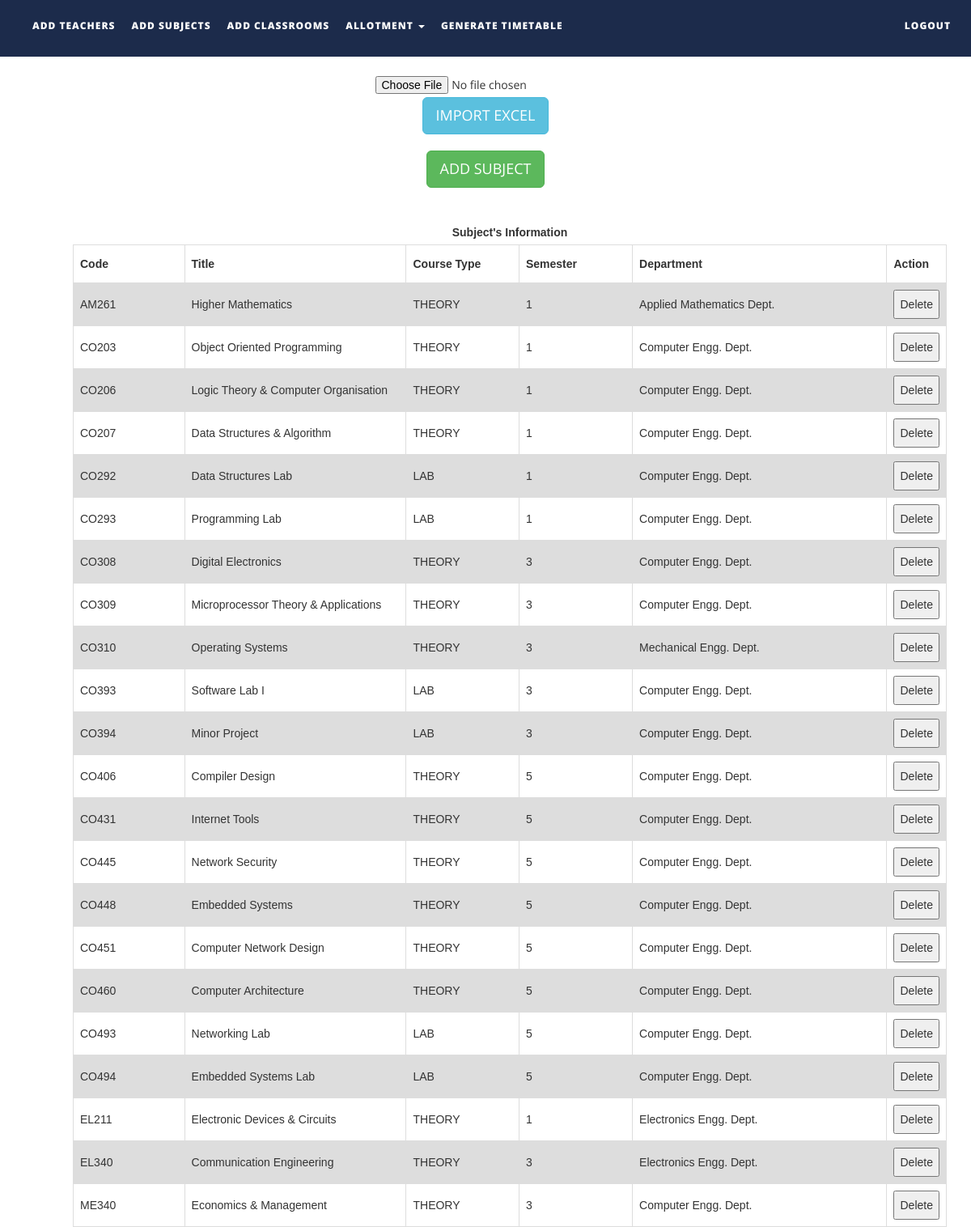
Page /files/addsubjects.php on the committed database.
### tables this page shows
CREATE TABLE `subjects` (
  `subject_code` varchar(10) NOT NULL,
  `subject_name` varchar(50) NOT NULL,
  `course_type` varchar(15) NOT NULL,
  `semester` int(1) NOT NULL,
  `department` varchar(50) NOT NULL,
  `isAlloted` int(1) NOT NULL,
  `allotedto` text NOT NULL,
  `allotedto2` text NOT NULL,
  `allotedto3` text NOT NULL
);

### files/addsubjects.php (the view, shortened to what this page needs)
<!DOCTYPE html>
<html xmlns="http://www.w3.org/1999/xhtml">
<head>
    <link href="assets/css/bootstrap.css" rel="stylesheet"/>
    <link href="assets/css/font-awesome.min.css" rel="stylesheet"/>
    <link href="assets/css/flexslider.css" rel="stylesheet"/>
    <link href="assets/css/style.css" rel="stylesheet"/>
</head>
<body>
<div class="navbar navbar-inverse navbar-fixed-top " id="menu">
    <div class="container">
        <div class="navbar-collapse collapse move-me">
            <ul class="nav navbar-nav navbar-left">
                <li><a href="addteachers.php">ADD TEACHERS</a></li>
                <li><a href="addsubjects.php">ADD SUBJECTS</a></li>
                <li><a href="addclassrooms.php">ADD CLASSROOMS</a></li>
                <li class="dropdown"><a class="dropdown-toggle" data-toggle="dropdown" aria-expanded="false">ALLOTMENT
                        <span class="caret"></span></a>
                </li>
                <li><a href="generatetimetable.php">GENERATE TIMETABLE</a></li>
            </ul>
            <ul class="nav navbar-nav navbar-right">
                <li><a href="index.php">LOGOUT</a></li>
            </ul>
        </div>
    </div>
</div>
<br>
<div align="center" style="margin-top:60px">
    <form name="import" method="post" enctype="multipart/form-data">
        <input type="file" name="file"/>
        <input type="submit" name="subjectexcel" id="subjectexcel" class="btn btn-info btn-lg" value="IMPORT EXCEL"/>
    </form>
</div>
<div align="center" style="margin-top: 20px">
    <button id="subjectmanual" class="btn btn-success btn-lg">ADD SUBJECT</button>
</div>
<div>
    <br>
    <table id=subjectstable style="margin-left: 90px">
        <caption><strong> Subject's Information</strong></caption>
        <tr>
            <th width="150">Code</th>
            <th width=300>Title</th>
            <th width=150>Course Type</th>
            <th width="150">Semester</th>
            <th width="350">Department</th>
            <th width="40">Action</th>
        </tr>
        <?php
        $q = mysqli_query(mysqli_connect("localhost", "root", "", "ttms"),
            "SELECT * FROM subjects ORDER BY subject_code ASC ");
        while ($row = mysqli_fetch_assoc($q)) {
            echo "<tr><td>{$row['subject_code']}</td>
                    <td>{$row['subject_name']}</td>
                    <td>{$row['course_type']}</td>
                    <td>{$row['semester']}</td>
                     <td>{$row['department']}</td>
                     <td><button>Delete</button></td>
                    </tr>\n";
        }
        ?>
    </table>
</div>
</body>
</html>

### files/assets/css/style.css (style rules this page uses)
#menu { background-color: rgba(28, 43, 75, 1); color: #fff; font-size: 12px; font-weight: 900; letter-spacing: 1px; min-height: 70px; }
.navbar-inverse { border-color: transparent; }
.navbar-inverse .navbar-nav > li > a, .navbar-inverse .navbar-nav > li > a:hover { color: #FFF; padding: 22px 10px; }

### files/addsubjects.php (style rules this page uses)
table { margin-top: 10px; font-family: arial, sans-serif; border-collapse: collapse; margin-left: 50px; width: 90%; }
td, th { border: 1px solid #dddddd; text-align: left; padding: 8px; }
tr:nth-child(even) { background-color: #dddddd; }

### rows in the picture
subjects: subject_code "AM261", subject_name "Higher Mathematics", course_type "THEORY", semester "1", department "Applied Mathematics Dept."
subjects: subject_code "CO203", subject_name "Object Oriented Programming", course_type "THEORY", semester "1", department "Computer Engg. Dept."
subjects: subject_code "CO206", subject_name "Logic Theory & Computer Organisation", course_type "THEORY", semester "1", department "Computer Engg. Dept."
subjects: subject_code "CO207", subject_name "Data Structures & Algorithm", course_type "THEORY", semester "1", department "Computer Engg. Dept."
subjects: subject_code "CO292", subject_name "Data Structures Lab", course_type "LAB", semester "1", department "Computer Engg. Dept."
subjects: subject_code "CO293", subject_name "Programming Lab", course_type "LAB", semester "1", department "Computer Engg. Dept."
subjects: subject_code "CO308", subject_name "Digital Electronics", course_type "THEORY", semester "3", department "Computer Engg. Dept."
subjects: subject_code "CO309", subject_name "Microprocessor Theory & Applications", course_type "THEORY", semester "3", department "Computer Engg. Dept."
subjects: subject_code "CO310", subject_name "Operating Systems", course_type "THEORY", semester "3", department "Mechanical Engg. Dept."
subjects: subject_code "CO393", subject_name "Software Lab I", course_type "LAB", semester "3", department "Computer Engg. Dept."
subjects: subject_code "CO394", subject_name "Minor Project", course_type "LAB", semester "3", department "Computer Engg. Dept."
subjects: subject_code "CO406", subject_name "Compiler Design", course_type "THEORY", semester "5", department "Computer Engg. Dept."
subjects: subject_code "CO431", subject_name "Internet Tools", course_type "THEORY", semester "5", department "Computer Engg. Dept."
subjects: subject_code "CO445", subject_name "Network Security", course_type "THEORY", semester "5", department "Computer Engg. Dept."
subjects: subject_code "CO448", subject_name "Embedded Systems", course_type "THEORY", semester "5", department "Computer Engg. Dept."
subjects: subject_code "CO451", subject_name "Computer Network Design", course_type "THEORY", semester "5", department "Computer Engg. Dept."
subjects: subject_code "CO460", subject_name "Computer Architecture", course_type "THEORY", semester "5", department "Computer Engg. Dept."
subjects: subject_code "CO493", subject_name "Networking Lab", course_type "LAB", semester "5", department "Computer Engg. Dept."
subjects: subject_code "CO494", subject_name "Embedded Systems Lab", course_type "LAB", semester "5", department "Computer Engg. Dept."
subjects: subject_code "EL211", subject_name "Electronic Devices & Circuits", course_type "THEORY", semester "1", department "Electronics Engg. Dept."
subjects: subject_code "EL340", subject_name "Communication Engineering", course_type "THEORY", semester "3", department "Electronics Engg. Dept."
subjects: subject_code "ME340", subject_name "Economics & Management", course_type "THEORY", semester "3", department "Computer Engg. Dept."
